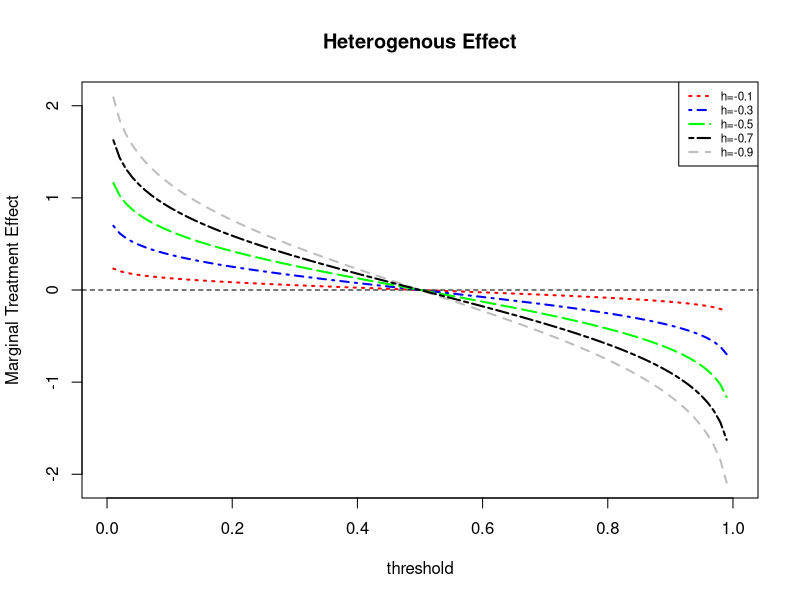

The R source for this figure:
###Figure 7 plotting
#pdf("Figure7.pdf")
threshold<-seq(0,1,length=100)
vt<-qnorm(threshold,0,1)
plot(threshold,-0.9*vt,type="l",lty=2,lwd=2,col="grey",ylab="Marginal Treatment Effect",main="Heterogenous Effect")
lines(threshold,-0.1*vt,lty=3,lwd=2,col="red")
lines(threshold,-0.3*vt,lty=4,lwd=2,col="blue")
lines(threshold,-0.5*vt,lty=5,lwd=2,col="green")
lines(threshold,-0.7*vt,lty=6,lwd=2)
legend("topright",legend=c("h=-0.1","h=-0.3","h=-0.5","h=-0.7","h=-0.9"),col=c("red","blue","green","black","grey"),lty=c(3,4,5,6,2),lwd=2,cex=0.7)
abline(h=0,lty=2)
#dev.off()